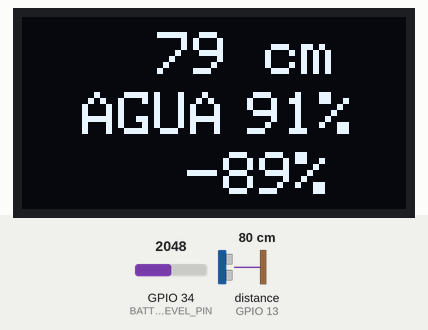
Simulated run of this sketch. Board: ESP32. Parts: 128×64 one-colour display. The test bench sets the inputs (shaded band); at power-on: distance to the obstacle (sensor on GPIO 13) 80 cm, GPIO 34 (BATTERY_LEVEL_PIN) = 2048 (analog values on the 0–4095 scale). The echo pulse lasts 58.3 µs per cm; no radio packets arrive unless stated; what the sketch prints to the serial monitor is not drawn.

Above: at 9.0 s.
9.1 s: distance to the obstacle (sensor on GPIO 13) set to 2 cm
At 13.2 s:
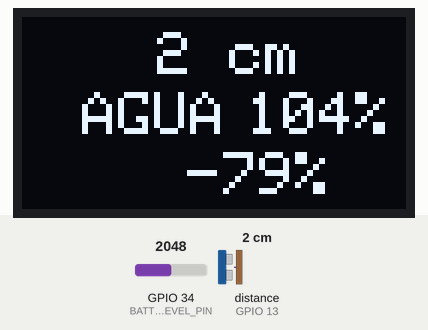
18.2 s: GPIO 34 (BATTERY_LEVEL_PIN) set to 2866
At 26.1 s:
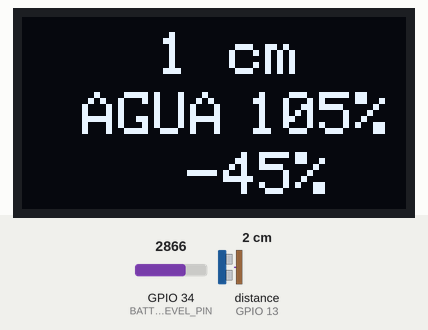
26.4 s: distance to the obstacle (sensor on GPIO 13) set to 4 cm
At 30.1 s:
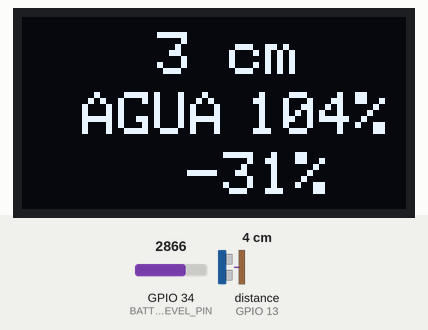
34.6 s: GPIO 34 (BATTERY_LEVEL_PIN) set to 3603
At 42.4 s:
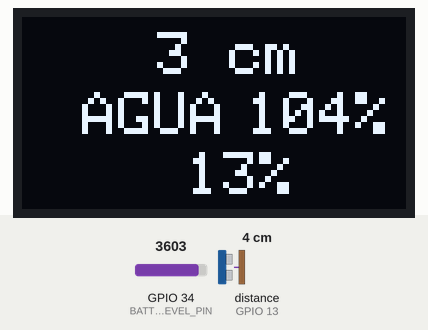
42.9 s: distance to the obstacle (sensor on GPIO 13) set to 9 cm
At 46.9 s:
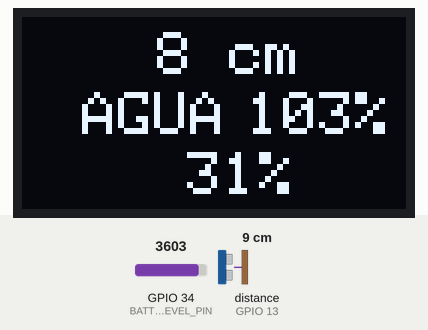
51.2 s: GPIO 34 (BATTERY_LEVEL_PIN) set to 4095
At 58.4 s:
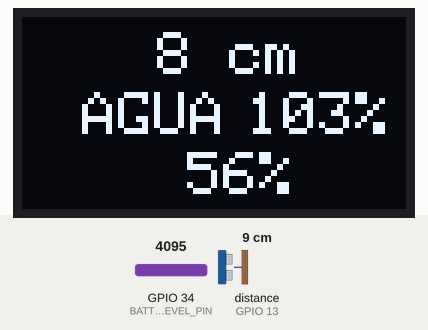
Timing chart, 0 to 59.9 s (numbered marks = the images above; inputs shaded):
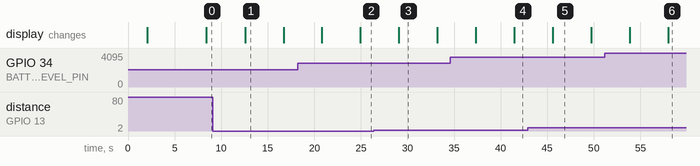

Measured:
- what the display in image 1 shows lasts 4.1 s, from 12.6 s to 16.7 s

The sketch:

transmisor_lora.ino
```cpp
//Librerias OLED Display
#include <Wire.h>
#include <Adafruit_GFX.h>
#include <Adafruit_SSD1306.h>
//Librerias LoRa
#include <LoRa.h>
#include <SPI.h>

//pines que se utilizaran por el modulo LoRa
#define SCK 5
#define MISO 19
#define MOSI 27
#define SS 18
#define RST 14
#define DIO0 26

// Frecuencia de Operacion LoRa
#define BAND 915E6

#define SCREEN_WIDTH 128  // Ancho de la pantalla OLED
#define SCREEN_HEIGHT 64  // Alto de la pantalla OLED

// Dirección I2C de la pantalla (puede variar, comúnmente 0x3C o 0x3D)
#define OLED_RESET -1  // Compartimiento de reset (-1 si no se usa un pin de reset)
#define SCREEN_ADDRESS 0x3C

// Sensor JSN-SR04T
#define TRIG_PIN 14
#define ECHO_PIN 13
// #define ALTURA_MAXIMA_TANQUE 400
int emptyTankDistance = 600 ;  //Distance when tank is empty
int fullTankDistance =  30 ;  //Distance when tank is full

float duration;
float distance;
float averageDistance;
float sum = 0;
int   percentage;
int numReadings = 50;
float alpha = 0.1;  // Factor de suavizado (entre 0 y 1)

float batteryLevel;
const int numBatteryReadings = 10;
int readings[numBatteryReadings];      // La matriz de lecturas
int readIndex = 0;              // El índice en la matriz
int total = 0;                  // El total acumulado
int average = 0;                // El promedio
const int BATTERY_LEVEL_PIN = 34;

Adafruit_SSD1306 display(SCREEN_WIDTH, SCREEN_HEIGHT, &Wire, OLED_RESET);

void setup() {
  //initialize Serial Monitor
  Serial.begin(115200);  //inicia monitor serial
  init_screen();
  init_lora();

  init_battery_measuring();

  pinMode(TRIG_PIN, OUTPUT);
  pinMode(ECHO_PIN, INPUT);
}


void loop() {
  measure_battery_level();
  measure_distance();
  // Limitar la distancia al tamaño del tanque
  // if (distancia > ALTURA_MAXIMA_TANQUE) {
  //   distancia_calculada = ALTURA_MAXIMA_TANQUE;
  // } else {
  //   distancia_calculada = distancia;
  // }

  // if (porcentaje < 0) {
  //   porcentaje = 0;
  // }
  // if (porcentaje > 100) {
  //   porcentaje = 100;
  // }

  // Concatenar y enviar
  send_data_lora(String(averageDistance), String(percentage), String(batteryLevel));

  // Mostrar datos en pantalla
  // show_info_screen(String(distancia_calculada) + " cm", String(porcentaje) + "%");
  show_info_screen2(String((int)averageDistance) + " cm", String(percentage) + "%", String((int)batteryLevel) + "%");
}

void init_screen() {
  // Inicializa la pantalla con la dirección I2C
  if (!display.begin(SSD1306_SWITCHCAPVCC, SCREEN_ADDRESS)) {
    Serial.println(F("Fallo en la asignación de SSD1306"));
    for (;;)
      ;  // Detiene la ejecución si la pantalla no se inicia correctamente
  }
  // Limpia la pantalla
  display.clearDisplay();
  // Configura el tamaño del texto
  display.setTextSize(1);
  display.setTextColor(SSD1306_WHITE);
  display.setCursor(0, 0);
}

void init_lora() {
  Serial.println("INICIO TRANSMISOR LoRa");
  delay(2000);
  //Definimos pines SPI
  SPI.begin(SCK, MISO, MOSI, SS);
  //Configuramos LoRa para enviar
  LoRa.setPins(SS, RST, DIO0);

  //Intenta transmitir en la banda elegida
  if (!LoRa.begin(BAND)) {
    //Si no puede transmitir, marca error
    Serial.println("Error iniciando LoRa");
    while (1)
      ;
  }
  //Mensaje de todo bien en puerto serial
  Serial.println("Inicio exitoso LoRa!");
  display.setCursor(0, 10);
  //Mensaje de todo bien en pantalla OLED
  display.print("Inicio exitoso LoRa!");
  display.display();
  delay(2000);
}

void init_battery_measuring() {
  analogReadResolution(12);  // Configura el ADC a 12 bits
  analogSetWidth(12);        // Asegura que el ADC esté leyendo a 12 bits (0 - 4095)
  analogSetAttenuation(ADC_11db);  // Configura la atenuación para medir hasta 3.3V correctamente

  // Inicializar todas las lecturas a 0
  for (int i = 0; i < numBatteryReadings; i++) {
    readings[i] = 0;
  }
}

void send_data_lora(String distancia, String porcentaje, String battery) {
  //Para mandar paquete al LoRa receptor
  //Inicia protocolo
  LoRa.beginPacket();
  //cancatenar valores leidos a enviar
  LoRa.print(distancia);
  LoRa.print(",");
  LoRa.print(porcentaje);
  LoRa.print(",");
  LoRa.print(battery);
  //Fin de paquete enviado
  LoRa.endPacket();
}

void measure_distance() {
  sum = 0;
  averageDistance = 0;
  for (int i = 0; i < numReadings; i++) {
    digitalWrite(TRIG_PIN, LOW);
    delayMicroseconds(2);
    digitalWrite(TRIG_PIN, HIGH);
    delayMicroseconds(20);
    digitalWrite(TRIG_PIN, LOW);
    duration = pulseIn(ECHO_PIN, HIGH, 35000);
    distance = ((duration / 2) * 0.343) / 10;

    // Aplicar suavizado exponencial
    averageDistance = alpha * distance + (1 - alpha) * averageDistance;

    delay(80);  // Breve retraso entre lecturas
  }

  percentage = map((int)averageDistance, emptyTankDistance, fullTankDistance, 0, 100);

  Serial.print("Distance: ");
  Serial.print(averageDistance);
  Serial.print(" cm");
  Serial.print("  >>  Porcentaje: ");
  Serial.print(percentage);
  Serial.println(" %");
}

void measure_battery_level() {
  // Restar la lectura más antigua
  total = total - readings[readIndex];
  // Leer el nuevo valor
  readings[readIndex] = analogRead(BATTERY_LEVEL_PIN);
  // Sumar el valor al total
  total = total + readings[readIndex];
  // Avanzar al siguiente valor
  readIndex = (readIndex + 1) % numBatteryReadings;
  // Calcular el promedio
  average = total / numBatteryReadings;
  // Convertir a porcentaje
  batteryLevel = map(average, 2047, 4095, 0, 100);
  // Mostrar el valor
  Serial.print("Promedio: ");
  Serial.println(batteryLevel);
}

void show_info_screen2(String distancia, String porcentaje, String batteryLevel) {
  //Limpia pantalla
  display.clearDisplay();
  //Posicionamos en siguiente renglon
  display.setTextSize(2);
  display.setCursor(45, 5);
  display.print(distancia);
  display.setCursor(20, 25);
  display.print("AGUA");
  display.setCursor(75, 25);
  display.print(porcentaje);
  display.setCursor(55, 45);
  display.print(batteryLevel);
  display.display();
}

void show_info_screen(String distancia, String porcentaje) {
  //Limpia pantalla
  display.clearDisplay();
  //Posicionamos en siguiente renglon
  display.setCursor(0, 0);
  //Tamaño de fuente a 1 punto
  display.setTextSize(1);
  display.print("TRANSMISOR LoRa");
  display.setCursor(0, 15);
  display.setTextSize(1.5);
  display.print("Paquete enviado:");
  display.setCursor(0, 30);
  display.print(" Distancia");
  display.setCursor(80, 30);
  display.print(distancia);
  display.setCursor(0, 45);
  display.print(" Porcentaje");
  display.setCursor(80, 45);
  display.print(porcentaje);
  display.display();
}

void show_info_battery(String valor) {
  //Limpia pantalla
  display.clearDisplay();
  //Posicionamos en siguiente renglon
  display.setTextSize(2);
  display.setCursor(30, 10);
  display.print(valor);
  display.display();
}
```
